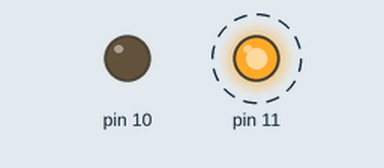
A sketch run on a simulated Arduino Uno, built with avr-gcc and run on an emulated ATmega328P. On the bench: output pins drawn as LEDs (lit = HIGH). Dashed ring = blinking.

Above: at 0.02 s.
At 2.85 s:
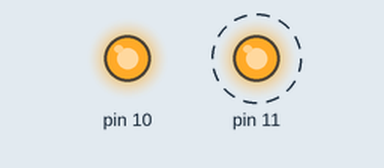
Timing chart, 0 to 3.1 s (numbered marks = the images above):
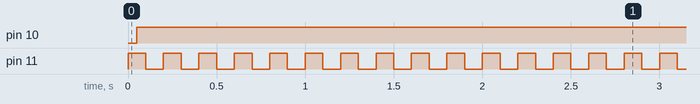

The sketch:

Blink.ino
```cpp
void setup() {
  // put your setup code here, to run once:
  pinMode(10, OUTPUT);
  pinMode(11, OUTPUT);
}

void loop() {
  // put your main code here, to run repeatedly:
  digitalWrite(11, HIGH);
  delay(50);
  digitalWrite(10, HIGH);
  delay(50);
  digitalWrite(11, LOW);
  delay(50);
  digitalWrite(10, HIGH);
  delay(50);
}
```

Measured:
- by itself, pin 10: LOW → HIGH at 0.05 s
- by itself, pin 11: alternates HIGH for 0.10 s and LOW for 0.10 s
